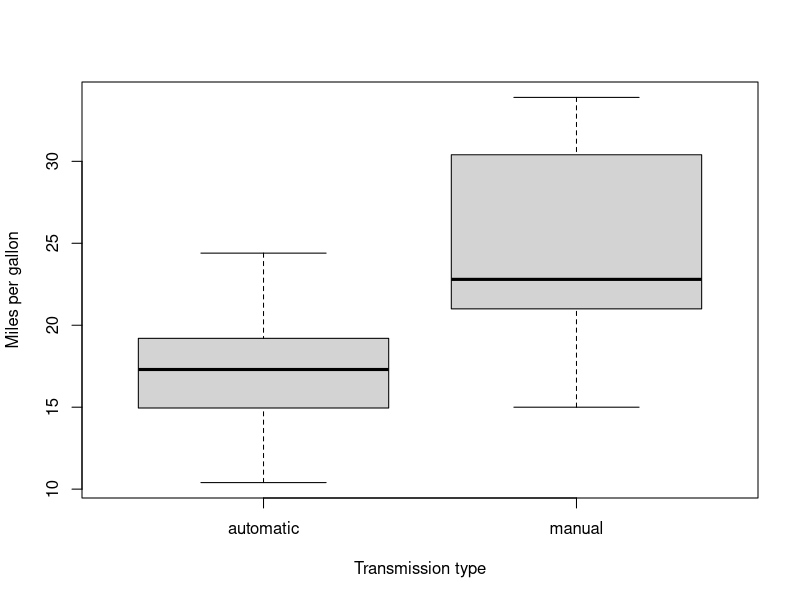
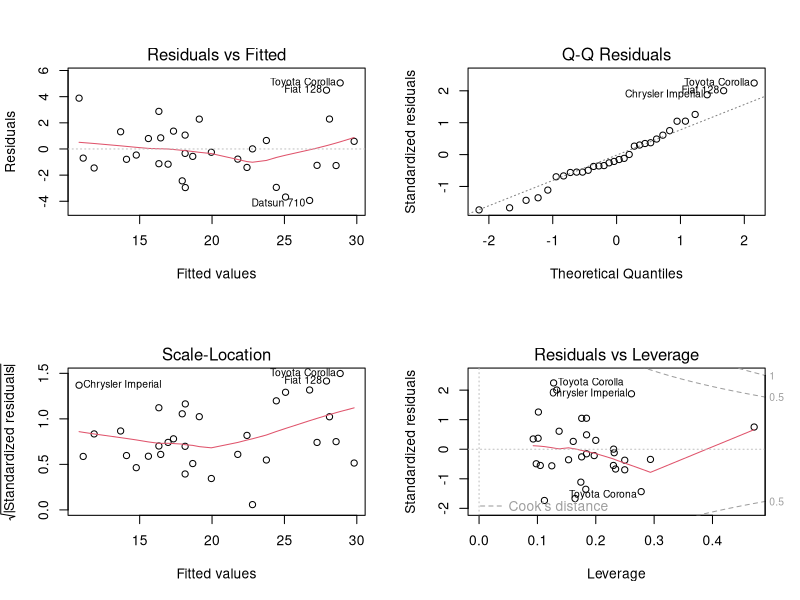

Source code (R) for these figures, in order:
## ---- chunk 1
data(mtcars)
names(mtcars) <- c("mpg", "cylinders", "displacement", "horsepower", "axleratio", "weight", 
"qmiletime","vs","transmission", "gears","carburetors")
## ---- chunk 2
mtcars$transmission <- factor(mtcars$transmission)
mtcars$cylinders <- factor(mtcars$cylinders)
mtcars$gears <- factor(mtcars$gears)
mtcars$carburetors <- factor(mtcars$carburetors)
mtcars$vs <- factor(mtcars$vs)
levels(mtcars$transmission) <- c("automatic", "manual")
str(mtcars)
## ---- chunk 3
shapiro.test(mtcars$mpg)
## ---- chunk 4
t.test(mtcars$mpg ~ mtcars$transmission)
## ---- chunk 5
full.model <- lm(mpg ~ ., data = mtcars)
reduced.model <- step(full.model, direction="backward", k=2, trace=0) 
summary(reduced.model)
## ---- chunk 6
basic.model <- lm(mpg ~ transmission, data = mtcars)
fit.model <- lm(mpg ~ cylinders + horsepower + weight + transmission, data = mtcars)
anova(basic.model, fit.model)
## ---- chunk 7
boxplot(mpg ~ transmission, data = mtcars, xlab = "Transmission type", ylab = "Miles per gallon")
## ---- chunk 8
par(mfrow=c(2, 2))
plot(fit.model)
